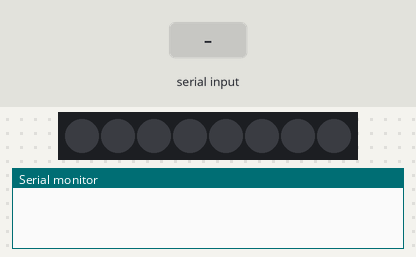
This program was run on a simulated SparkFun Pro Micro, built with avr-gcc and run on an emulated ATmega32U4. Shown: 8 RGB LEDs in strip order, left to right, the last lines printed to the serial monitor. Inputs (shaded band) come from the test bench. Dim RGB values are drawn brighter than linear.

Above: at 1.2 s.
1.3 s: "90,45\n" received over Serial
At 1.31 s:
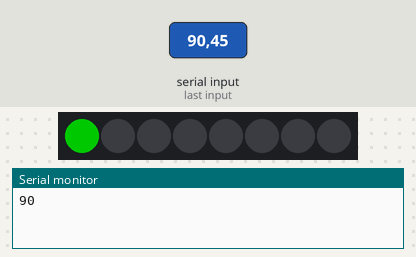
At 1.71 s:
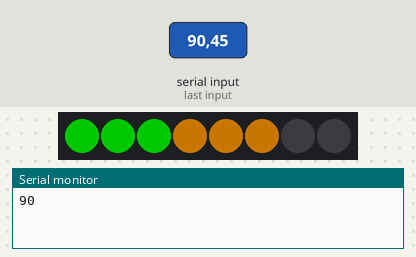
Timing chart, 0 to 4.3 s (numbered marks = the images above; inputs shaded):
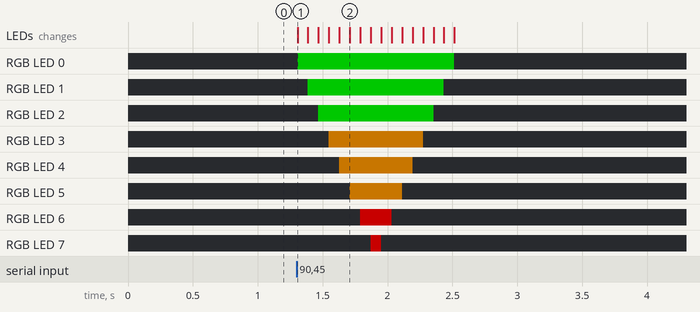

Measured:
- after the input at 1.3 s, RGB LED 0: off → RGB(0, 100, 0) at once, → off 1.2 s later; RGB LED 1: off → RGB(0, 100, 0) after 0.09 s, → off 1.0 s later

The program:

main.cpp
```cpp
#include <Arduino.h>
#include <Adafruit_NeoPixel.h>

#define LED_PIN 6
#define LED_COUNT 8

Adafruit_NeoPixel pixels(LED_COUNT, LED_PIN, NEO_GRBW + NEO_KHZ800);

const uint32_t black = Adafruit_NeoPixel::Color(0, 0, 0);
const uint32_t red = Adafruit_NeoPixel::Color(255, 0, 0);
const uint32_t green = Adafruit_NeoPixel::Color(0, 255, 0);
const uint32_t blue = Adafruit_NeoPixel::Color(0, 0, 255);
const uint32_t orange = Adafruit_NeoPixel::Color(255, 150, 0);

const uint32_t overRevColor = red;
const uint32_t shiftColor = blue;

uint16_t RPM = 0;
uint16_t onRPM = 20;
uint16_t shiftRPM = 7000;
uint16_t overRevRPM = 7500;

uint8_t shiftColorTime = 30;
uint8_t overRevColorTime = 30;

bool doneStartup = false;

const uint32_t tachColor[LED_COUNT] = {
    green,
    green,
    green,
    orange,
    orange,
    orange,
    red,
    red,
};

uint16_t lightShiftRPM[LED_COUNT] = {
    1000,
    1500,
    2000,
    2500,
    3000,
    4000,
    5000,
    6000,
};

void startUpAnimation()
{
  for (int i = 0; i < LED_COUNT; ++i)
  {
    pixels.setPixelColor(i, tachColor[i]);
    pixels.show();
    delay(80);
  }
  for (int i = LED_COUNT - 1; i >= 0; --i)
  {
    pixels.setPixelColor(i, black);
    pixels.show();
    delay(80);
  }
  pixels.fill(black);
  pixels.show();
}

void normalOperation()
{
  for (int i = 0; i < LED_COUNT; ++i)
  {
    if (RPM > lightShiftRPM[i])
      pixels.setPixelColor(i, tachColor[i]);
    else
      pixels.setPixelColor(i, black);
  }
  pixels.show();
}

void shiftOperation()
{
  uint32_t color = millis() % (2 * shiftColorTime) <= shiftColorTime ? shiftColor : black;
  pixels.fill(color);
  pixels.show();
}

void overRevOperation()
{
  uint32_t color = millis() % (2 * overRevColorTime) <= overRevColorTime ? overRevColor : black;
  pixels.fill(color);
  pixels.show();
}

void setup()
{
  Serial.begin(115200);
  Serial.setTimeout(5);

  pixels.begin();
  pixels.show();
  pixels.setBrightness(100);

  pinMode(A0, INPUT);
}

void loop()
{
  // RPM = analogRead(A0);

  if (Serial.available() > 0)
  {
    String data = Serial.readString();
    Serial.flush();
    RPM = data.toInt();
    Serial.println(RPM);
  }

  if (!doneStartup && RPM > onRPM)
  {
    doneStartup = true;
    startUpAnimation();
  }
  else
  {
    if (RPM > overRevRPM)
      overRevOperation();
    else if (RPM > shiftRPM)
      shiftOperation();
    else if (RPM > onRPM)
      normalOperation();
    else
    {
      pixels.fill(black);
      pixels.show();

      doneStartup = false;
    }
  }
}
```
